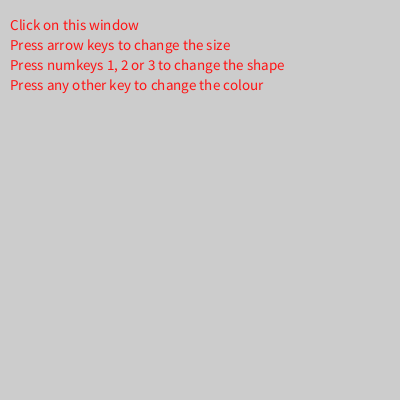
Frame 1 (no input)
Frame 60 (the mouse pressed at the canvas centre just before this capture): identical to frame 1, image omitted
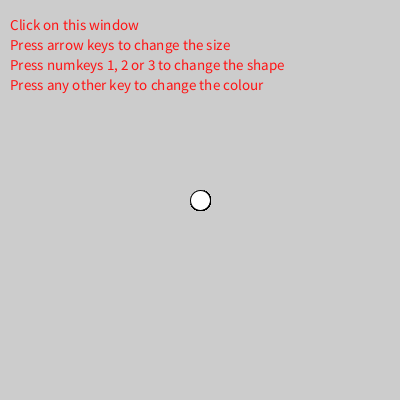
Frame 120 (the mouse held since frame 60 and released just before this capture)

The Processing sketch that drew these frames (run headless with seeded random() and noise(); from frame 60 on, the mouse is pressed at the canvas centre):

// Processing sketch: processing_107792
// ── processing_107792.pde

/******************************************************************
   Programmed by Jason Barles
   
  Licence: Creative Commons Attribution 3.0 Unported 
  http://creativecommons.org/licenses/by/3.0/deed.en_US   
  
  Artworks created from this code must be give attribution to
  Jason Barles. 
   
   How to use:
   The keyboard is your mode of input and allows you to 
   change the following; Colour - red, green, blue values; 
   Size - width, height; Shape - circle, rectangle, triangle.
  The colour is selected by most of the keys on the keyboard
  (mainly alphanumeric). The size can be altered using the arrow
  keys. The shape can be selected by pressing either 1, 2, or 3. 
  The screen is cleared with delete, backspace or the 'c' key.  
  
******************************************************************/
// variables for colour
int keyPress = 0;
int alpha = 32;
float redColour = 0;
float greenColour = 0;
float blueColour = 0;

// variables for size
float shapeWidth = 20;
float shapeHeight = 20;

// variable for shape
int shapeNumber = 1;

// variable to start drawing
boolean start = false;

  
void setup() {
  size(400, 400);
  background(204);
  displayTips();
}

void draw() {
  if(mousePressed==true)
     start = true;
	 
  if(start==true)
	drawShape();  
}

void displayTips(){
  fill(255,19,19);
  textSize(15);
  text("Click on this window", 10, 30);
  text("Press arrow keys to change the size", 10, 50);  
  text("Press numkeys 1, 2 or 3 to change the shape", 10, 70);
  text("Press any other key to change the colour", 10, 90);
  fill(255,255,255);
}

void keyPressed(){
  changeColour();
  changeSize();
  changeShape();

  // clear screen
  if(key == 'c' || key == DELETE || key == BACKSPACE){
      background(204);    // clear the screen
  }   
}

/*
  drawShape():
  draws the shape according the the shape number, hence the key number pressed.
*/
void drawShape(){
  int centerX = width/2;
  int centerY = height/2;
  
  if(shapeNumber == 1){
    ellipse(centerX, centerY, shapeWidth, shapeHeight);
  }else if(shapeNumber == 2){
    rect(centerX -(shapeWidth/2), 
         centerY -(shapeHeight/2), 
         shapeWidth, shapeHeight); 
  }else if(shapeNumber == 3){
    triangle(centerX-(shapeWidth/2), centerY+(shapeHeight/2), 
             centerX+(shapeWidth/2), centerY+(shapeHeight/2), 
             centerX, centerY-(shapeHeight/2));    
  }else
    ellipse(centerX, centerY, shapeWidth, shapeHeight);    
}

/*
  changeShape:
  change the shape according to the number pressed on the keyboard
*/
void changeShape(){
  if(key == '1')
    shapeNumber = 1;
  else if(key == '2')
    shapeNumber = 2;
  else if(key == '3')
    shapeNumber = 3;
}

/*
  changeSize:
  change the size of the shape using the arrow keys
*/
void changeSize(){
  if(key == CODED){
    if(keyCode == UP)
      shapeHeight+=10;
    else if(keyCode == DOWN)
      shapeHeight-=10;
    else if(keyCode == RIGHT)
      shapeWidth+=10;
    else if(keyCode == LEFT)
      shapeWidth-=10;   
  }
}

/*
  changeColour: 
  Alters the colour based on key presses using the values of the keys to change the 
  colour value.
      The first key press changes the red colour value
      The second key press changes the green colour value
      The third key press changes the blue colour value
*/
void changeColour(){  
  if(key != CODED) {
    // key press is not a number, and hence not a shape
    if(key != '1' || key != '2' || key != '3' ){    
      keyPress++;    
      if(keyPress > 3)
        keyPress = 0; // reset
          
      // map the key value to a colour range
      float Colour = map(key, 35, 123, 0, 255);
      if(keyPress == 0)
        redColour = Colour;
      else if(keyPress == 1)
        greenColour = Colour;
      else
        blueColour = Colour;
      
      // change the fill colour according the keys pressed
      fill(redColour, greenColour, blueColour, alpha);
    }
  }
}
